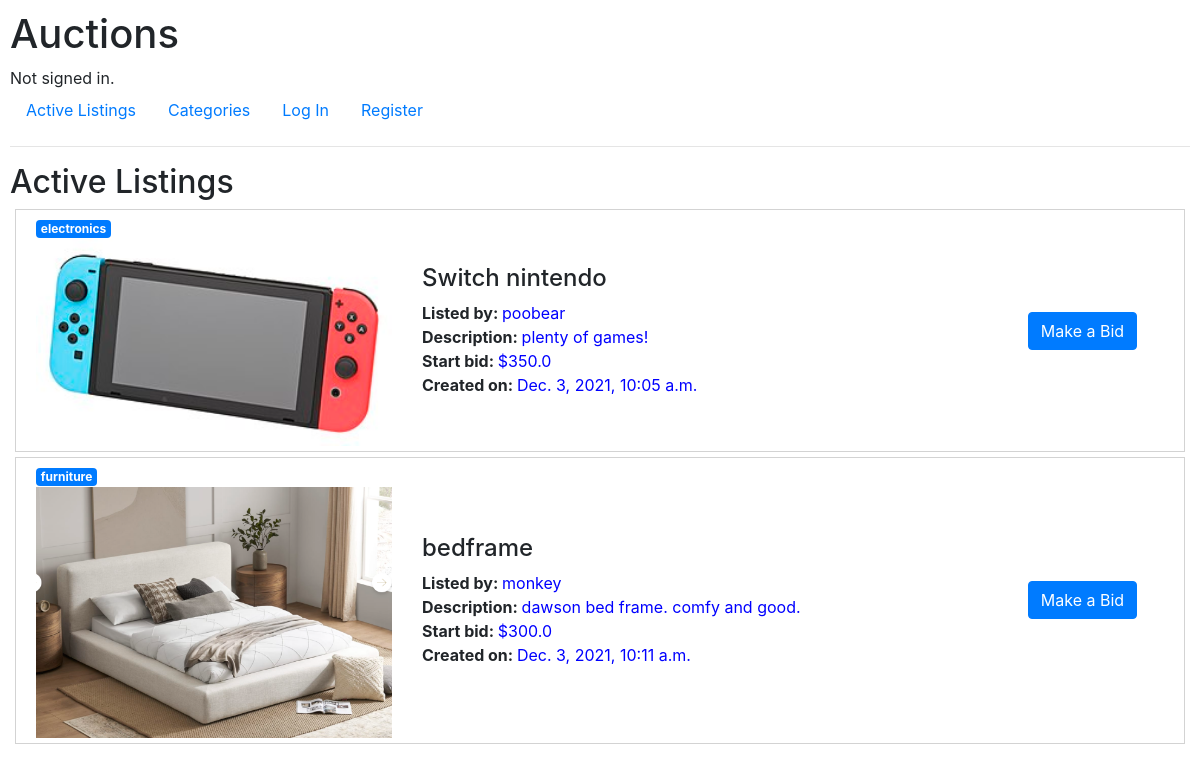
The page / on the database its author committed.
### auctions/models.py (models this page shows, shortened)
class Listing(models.Model):
    CATEGORIES = (
    ('fashion','Fashion'),
    ('food','Food'),
    ('toys', 'Toys'),
    ('electronics','Electronics'),
    ('entertainment','Entertainment'),
    ('automotive', 'Automotive'),
    ('office','Office'),
    ('furniture', 'Furnishing'),
    ('others','Others')
)
    seller = models.ForeignKey(User, on_delete=models.CASCADE, related_name='sellers')
    title = models.CharField(max_length=64)
    description = models.TextField()
    start_price =  models.FloatField(validators=[MinValueValidator(0)])
    image = models.ImageField(upload_to="images/auctions", blank=True)
    category = models.CharField(max_length=64, choices=CATEGORIES, blank=False)
    creation_timestamp = models.DateTimeField(auto_now_add=True)
    status = models.BooleanField(default=True)
    winner = models.ForeignKey(User, on_delete=models.CASCADE, related_name='winner', blank=True, null=True)
    class Meta:
        ordering = ['-status','category', 'title']

class User(AbstractUser):
    pass

### auctions/views.py (the view)
# urls.py: path("", views.index, name="index"),
def index(request):
    listings = Listing.objects.all().exclude(status__exact=False)
    return render(request, "auctions/index.html",{
        "listings": listings
    })

### auctions/templates/auctions/index.html
{% extends "auctions/layout.html" %}
{% block body %}
    <h2>Active Listings</h2>
    {% for listing in listings %}
        <div class = 'row contain-listing'>
            <div class='col-4'>
                <h6 style="display:inline"><a href="{% url 'categories' listing.category %}" class="badge badge-primary"> {{ listing.category }} </a></h6><br>
                {% if listing.image.url != "" %}
                    <img src="{{ listing.image.url }} " alt="{{ listing.title }}">
                {% else %}
                    No image.
                {% endif %}
            </div>
            <div class='col-6'>
                <h4>{{ listing.title }} </h4>
                <b>Listed by: </b><span>{{ listing.seller }}</span><br>
                <b>Description: </b><span>{{ listing.description }}</span><br>
                <b>Start bid: </b><span>${{ listing.start_price }}</span><br>
                <b>Created on: </b><span>{{ listing.creation_timestamp }}</span>
            </div>
            <div class='col-2 d-flex justify-content-center'>
                <form action="{% url 'bid' listing.pk %}">
                    <input class='btn btn-primary bidButton' type="submit" value="Make a Bid" data-product_id='{{ listing.pk }}'>
                </form>
            </div>
        </div>
    {% empty %}
        No listings.
    {% endfor %}
{% endblock %}

### auctions/static/auctions/styles.css (style rules this page uses)
body { padding: 10px; }
span { color: blue; }
img { max-width: 100%; width: 100%; height:100%; object-fit: contain; display: block; }
.contain-listing { border: 1px lightgrey solid; margin: 5px; align-items: center; padding: 5px; }

### rows shown on the page
Listing: category "electronics", image (picture), title "Switch nintendo", seller "poobear", description "plenty of games!", start_price "350.0", creation_timestamp "Dec. 3, 2021, 10:05 a.m."
Listing: category "furniture", image (picture), title "bedframe", seller "monkey", description "dawson bed frame. comfy and good.", start_price "300.0", creation_timestamp "Dec. 3, 2021, 10:11 a.m."
